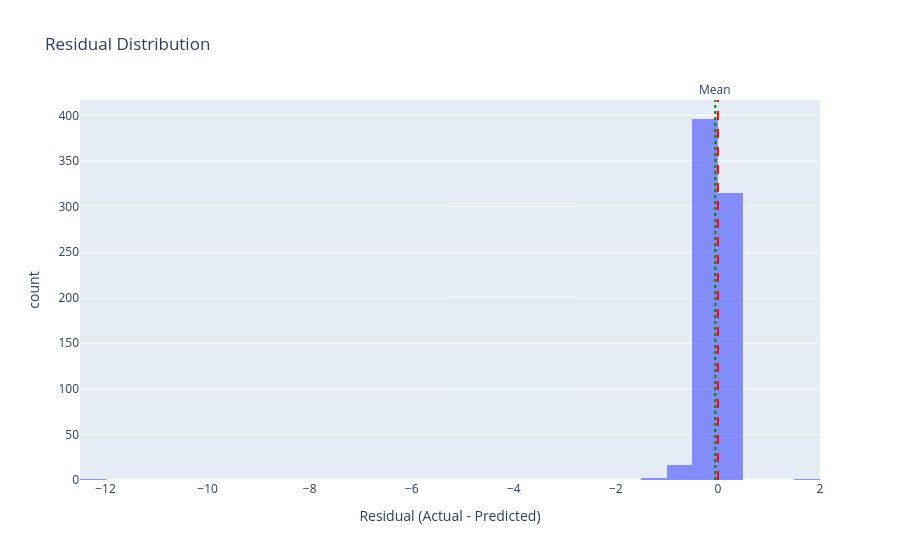

Notebook code for this chart:
### Code cell
# Convert to DataFrame
res_df = pd.DataFrame({
    "Residuals": residuals
})

# Plot interactive histogram
fig = px.histogram(
    res_df,
    x="Residuals",
    nbins=50,
    title="Residual Distribution",
    labels={"Residuals": "Residual (Actual - Predicted)"},
    opacity=0.75
)

# Optional: add mean & zero reference lines
fig.add_vline(x=0, line_dash="dash", line_color="red")
fig.add_vline(
    x=residuals.mean(),
    line_dash="dot",
    line_color="green",
    annotation_text="Mean",
    annotation_position="top"
)

fig.show()

### Figure 1 — Plotly figure (JSON) as saved in the notebook; plotly's stock layout.template omitted (floating-point values rounded to 4 significant figures; data arrays with more than 128 entries replaced by an {"elided": "..."} marker saying what was removed)
{"data": [{"bingroup": "x", "hovertemplate": "Residual (Actual - Predicted)=%{x}<br>count=%{y}<extra></extra>", "legendgroup": "", "marker": {"color": "#636efa", "opacity": 0.75, "pattern": {"shape": ""}}, "name": "", "nbinsx": 50, "orientation": "v", "showlegend": false, "type": "histogram", "x": {"elided": "731 float values"}, "xaxis": "x", "yaxis": "y"}], "layout": {"annotations": [{"showarrow": false, "text": "Mean", "x": -0.05177, "xanchor": "center", "xref": "x", "y": 1, "yanchor": "bottom", "yref": "y domain"}], "barmode": "relative", "legend": {"tracegroupgap": 0}, "shapes": [{"line": {"color": "red", "dash": "dash"}, "type": "line", "x0": 0, "x1": 0, "xref": "x", "y0": 0, "y1": 1, "yref": "y domain"}, {"line": {"color": "green", "dash": "dot"}, "type": "line", "x0": -0.05177, "x1": -0.05177, "xref": "x", "y0": 0, "y1": 1, "yref": "y domain"}], "title": {"text": "Residual Distribution"}, "xaxis": {"anchor": "y", "domain": [0, 1], "title": {"text": "Residual (Actual - Predicted)"}}, "yaxis": {"anchor": "x", "domain": [0, 1], "title": {"text": "count"}}}}
